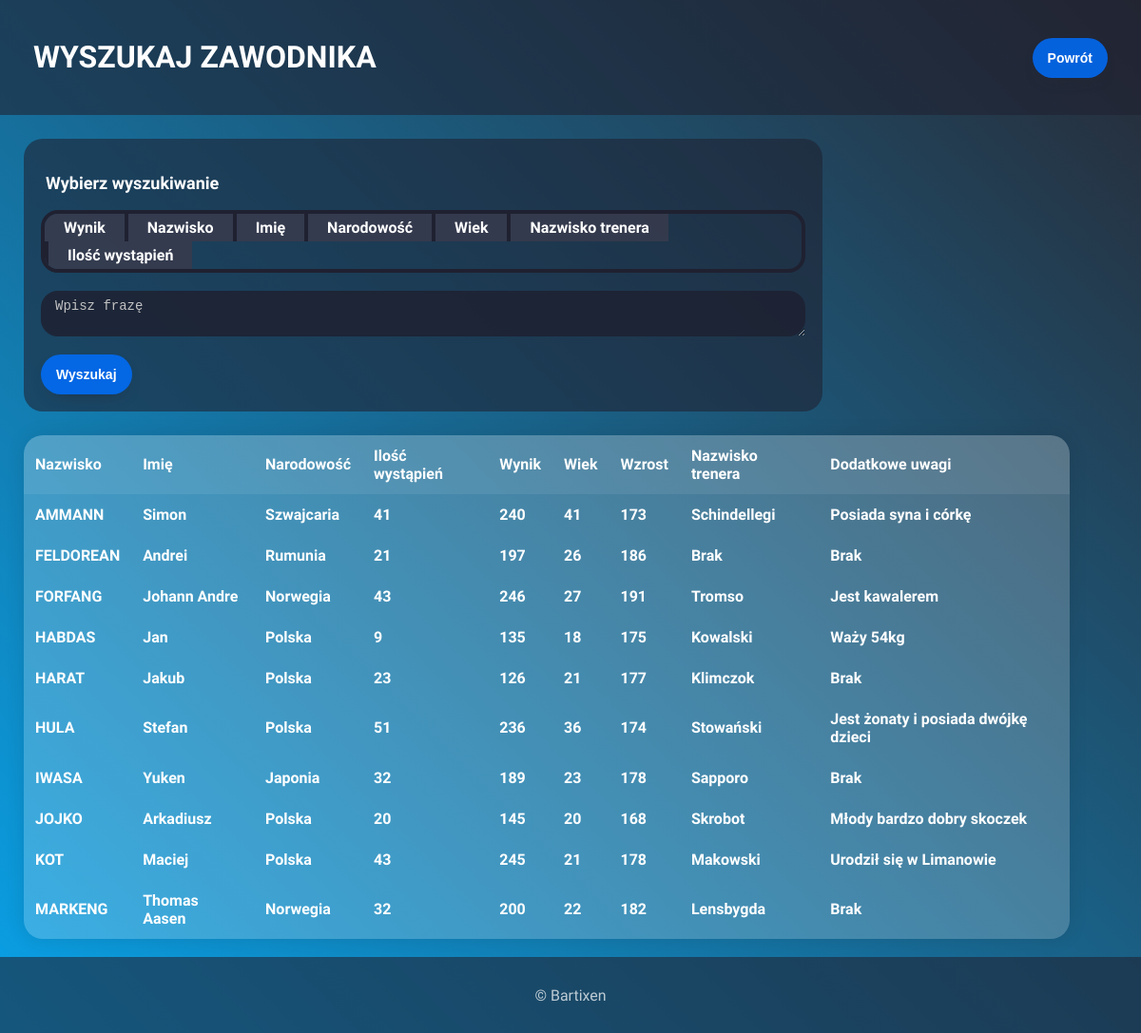
Before: /search/index.php with the older database file.
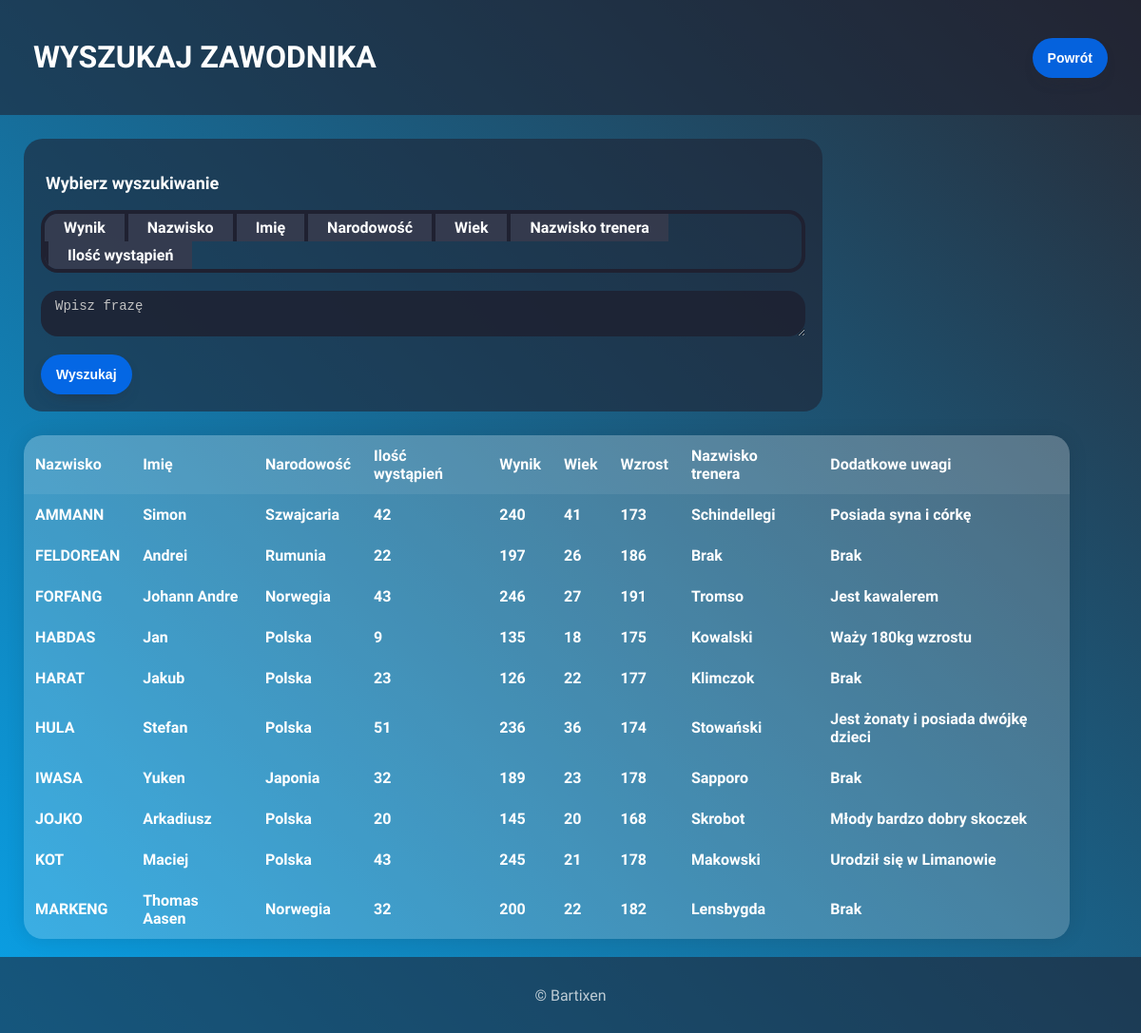
After: the same page with the newer database file.
### tables this page shows
CREATE TABLE `zawodnicy` (
  `id` int(100) NOT NULL,
  `nazwisko` varchar(50) DEFAULT NULL,
  `imie` varchar(50) DEFAULT NULL,
  `narodowosc` varchar(50) DEFAULT NULL,
  `ilosc_wystapien` varchar(100) DEFAULT NULL,
  `wynik` int(100) DEFAULT NULL,
  `wiek` varchar(100) DEFAULT NULL,
  `wzrost` varchar(100) DEFAULT NULL,
  `nazwisko_trenera` varchar(50) DEFAULT NULL,
  `uwagi` varchar(500) DEFAULT NULL
);

### www/search/search.php (the view, shortened to what this page needs)
<?php
    require_once "connect.php";
    try {
        $connection = new mysqli($host, $db_user, $db_password, $db_name);
        $connection->query("SET NAMES 'utf8'");
        if ($connection->connect_errno!=0) {
            throw new Exception(mysqli_connect_errno());
        } else {
            if (!isset($_SESSION['search'])) {
                $sql = "SELECT * FROM zawodnicy ORDER BY `zawodnicy`.`nazwisko` ASC LIMIT 10";
                $result = $connection->query($sql);
                if ($result->num_rows > 0) {
                    echo "<table><tr><th>Nazwisko</th><th>Imię</th><th>Narodowość</th><th>Ilość wystąpień</th><th>Wynik</th><th>Wiek</th><th>Wzrost</th><th>Nazwisko trenera</th><th>Dodatkowe uwagi</th></tr>";
                    while($row = $result->fetch_assoc()) {
                        echo "<tr><th>" . $row["nazwisko"]. "</th><th>" . $row["imie"]. "</th><th>" . $row["narodowosc"]. "</th><th>" . $row["ilosc_wystapien"]. "</th><th>" . $row["wynik"]. "</th><th>" . $row["wiek"]. "</th><th>" . $row["wzrost"]. "</th><th>" . $row["nazwisko_trenera"]. "</th><th>" . $row["uwagi"]. "</th></tr>";
                    }
                    echo "</table>";
                } else {
                    echo '<div type="button" class="pop-up">Brak danych</div>';
                }
            }
        }
    } catch(Exception $e) {
        echo 'Internal error: '.$e;
    }
?>

### www/search/index.php (shortened to what this page needs)
<!DOCTYPE html>
<html lang="pl_PL">
<head>
    <link rel="stylesheet" href="../assets/style.css">
</head>
<body>
    <header>
        <a href="../"><button>Powrót</button></a>
        <h1>WYSZUKAJ ZAWODNIKA</h1>
    </header>
    <section id="search">
        <form method="post" action="work.php">
            <p><b>Wybierz wyszukiwanie</b></p>
            <div class="selection">
                <label for="wynik">Wynik</label><label for="nazwisko">Nazwisko</label><label for="imie">Imię</label><label for="narodowosc">Narodowość</label><label for="wiek">Wiek</label><label for="nazwisko_trenera">Nazwisko trenera</label><label for="ilosc_wystapien">Ilość wystąpień</label>
            </div>
            <textarea placeholder="Wpisz frazę" name="data" id="data" cols="20" rows="2"></textarea>
            <button data-action='submit'>Wyszukaj</button>
        </form>
        <?php include 'search.php';?></br>
    </section>
    <footer id="footer">
        <p>© Bartixen</p>
    </footer>
</body>
</html>

### www/assets/style.css (style rules this page uses)
html { position: relative; }
body { background: linear-gradient(45deg, #09a1e7, #282a35); background-attachment: fixed; color: white; font-family: 'Source Sans Pro', sans-serif; margin:0; padding:0; min-height: 100vh; }
header, footer { background: #1f213194; }
header { height: 8%; padding: 20px; padding-left: 35px; }
header button { float: right; margin-top: 20px; margin-right: 15px; }
footer { height: 50px; text-align: center; padding: 15px; color: #ffffffb7; position: sticky; top: 100%; }
table { width: 100%; max-width: 1100px; box-shadow: 0 0 20px rgba(0, 0, 0, 0.1); overflow: hidden; border-collapse: collapse; margin-left: 25px; margin-right: 25px; border-radius: 20px; }
th, td { padding: 12px; background-color: rgba(255, 255, 255, 0.2); }
th { text-align: left; }
tr:nth-child(1) { font-size: 16px; background-color: rgba(255, 255, 255, 0.075); }
button { background: #006efdd7; border-radius: 999px; color: white; box-shadow: #282a35 0 8px 18px -12px; font-size: 14px; font-weight: 600; line-height: 22px; padding: 10px 16px; border: 0; }
form { background-color: #1f213194; border-radius: 20px; box-sizing: border-box; height: 66%; padding: 20px; width: 100%; max-width: 400px; margin: auto; }
#search form { margin: unset; width: 90%; max-width: 840px; padding: 18px; margin: 25px; }
#search label + input + label { border-left: solid 4px #1f2131; }
#search p { font-size: 18px; margin-left: 5px; }
.selection { border-radius: 18px; border: solid 4px #1f2131; font-size: 16px; overflow: hidden; display: inline-block; }
#search label { background-color: #393b4ddc; display: inline-block; cursor: pointer; font-weight: bold; padding: 5px 20px; }
#search textarea { margin: 15px; margin-left: 0; }
textarea { background-color: #1f2131dc; width: 100%; padding: 8px 15px 8px; border-radius: 18px; border: 0; box-sizing: border-box; color: #eee; font-size: 14px; }
textarea::placeholder { color: #c2c2c2; }
a:link { text-decoration: none; }

Changed rows visible on the page:
changed zawodnicy "AMMANN": ilosc_wystapien "41" → "42"
changed zawodnicy "FELDOREAN": ilosc_wystapien "21" → "22"
changed zawodnicy "HABDAS": uwagi "Waży 54kg" → "Waży 180kg wzrostu"
changed zawodnicy "HARAT": wiek "21" → "22"
